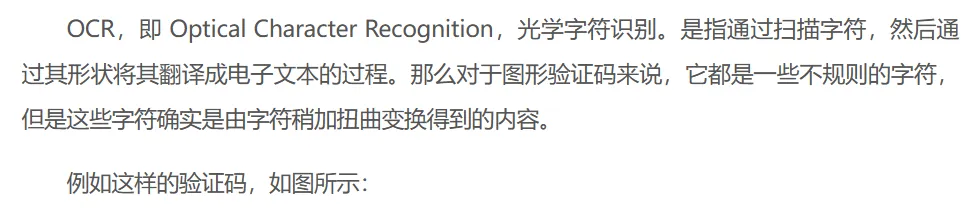
#> input picture test/images/test.webp, 966 x 217 px
$ python -i Image.py   (imports and definitions only)
#> lines starting #> are read from the running program, lines starting #| are printed output that depends on the picture
import base64
import hashlib
import hmac
import json
import os
import re
import shutil
import time

import numpy as np
import requests
from PIL import Image as PILImage
from PIL import ImageDraw, ImageFont
from loguru import logger

# They are used in the Audio class
RESULT = None
ANSWER = None


# [226 lines left out: functions word_to_image, audio_to_image, convert, equal_scale_image, customize_image, lbp_image_hash and 2 more, not called in this run]


def fft_image_hash(imagePath):
    # 离散傅里叶变换算法
    """
    The Fourier transform algorithm finds the hash value.
    Args:
        imagePath: image path
    Returns:
        Image hash value.
    """
#> called with imagePath = '../test/images/test.webp'

    image = PILImage.open(imagePath)
#> image is the input picture: PIL image 966x217 RGB; mean R, G, B 240.4, 240.6, 240.3
    resized_image = image.resize((32, 32)).convert('L')
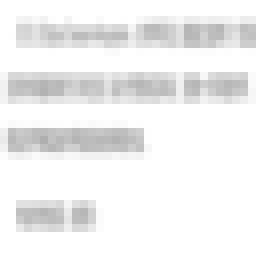
#> resized_image: PIL image 32x32 L (shown 8 times larger); min 175, max 255, mean 240.2

    # 进行离散傅里叶变换
    pixels = np.asarray(resized_image.getdata(), dtype=float).reshape(resized_image.size)
    transformed_image = np.fft.fft2(pixels)

    magnitudes = np.abs(transformed_image)
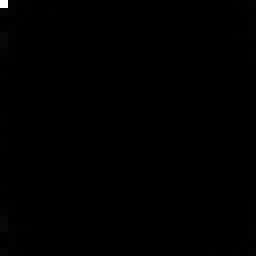
#> magnitudes: shape (32, 32) float64 (shown 8 times larger); min 6.3, max 245975, mean 562.8; drawn with min black and max white
    average_magnitude = np.mean(magnitudes)
#> average_magnitude = 562.8
    hash_value = np.zeros_like(magnitudes, dtype=int)
    hash_value[magnitudes >= average_magnitude] = 1

    # 返回二进制数据，方便直接比较
    return hash_value.flatten().tobytes()


# [129 lines left out: functions average_image_hash, remove_same_images, categorize_image, not called in this run]


class Audio:
    # 音频类
    """
    You need to pass in the appid, secret-key, and path to the audio file
    """

    # [111 lines left out: functions __init__, __get_signa, __upload, voice_to_word, not called in this run]

>>> result = fft_image_hash('../test/images/test.webp')
